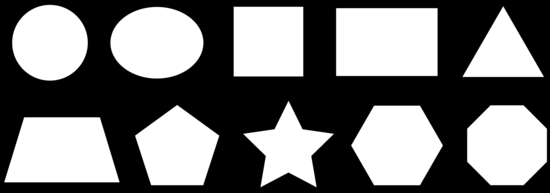
%> input picture imageRepresentation_Description/images.jpg, 550 x 193 px
$ octave --eval "ProShape;"   (GNU Octave 9; MATLAB toolbox functions it lacks are replaced by stand-ins)
%> lines starting %> are read from the running program, lines starting %| are printed output that depends on the picture; in (x1, y1, x2, y2) boxes, pixels count from 0 and x2, y2 are one past the last pixel; in counts of white or black regions, pixels touching at a corner belong together; the program's own positions count from 1
function ProShape()
%% Define
in_shape = (imread('images.jpg'));
%> in_shape is the input picture: size 193x550 uint8; min 0, max 255, mean 118.6
shapeBW = (~im2bw(in_shape));      %negative image %might need to do dilation
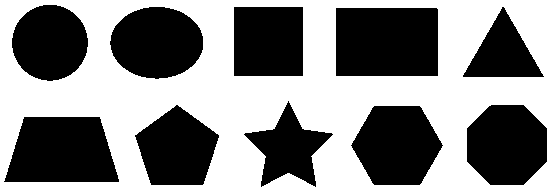
%> shapeBW: size 193x550 logical; 53.6% white; 10 black regions, largest, box (x1, y1, x2, y2) and area: (336, 8, 438, 76) 6935, (4, 117, 119, 182) 6201, (351, 106, 443, 185) 5452
[ob_detect,maxObj] = bwlabel(shapeBW);
%> maxObj = 1
%% Display
imshow(in_shape);
%% Detect
for i=1:maxObj
        img = (ob_detect==i);
        [y x] = find(ob_detect==i);
        [a b] = max(y);
        len = max(x) - min(x)+2;
        breadth = max(y) - min(y)+2;
        midPointY = breadth./2+min(y);
        midPointX = len./2+min(x);
        if x(min(x,2)) == x(b)
            if len-breadth>3
                shape = 'rectangle';
            else
                shape = 'square';
            end
        else
            if len-breadth<3
                if img(max(y),min(x):max(x))== 1
                     shape = 'Triangle';
                else
                     shape = 'Circle';
                end
            elseif len-breadth>3
                    shape = 'Oval';
            end
        end
        text(midPointX-20,midPointY,shape);
end
%> this loop made 1 pass
%> (a, b, len, breadth, midPointY, midPointX, shape) on pass 1: (193, 193, 551, 194, 98, 276.5, 'rectangle')
%> `ProShape;`:
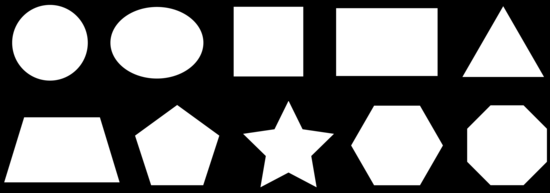
%> figure redrawn from the program's plot data

end

$ run again, with imageRepresentation_Description/2dshape_2d_shape.jpg copied over imageRepresentation_Description/images.jpg
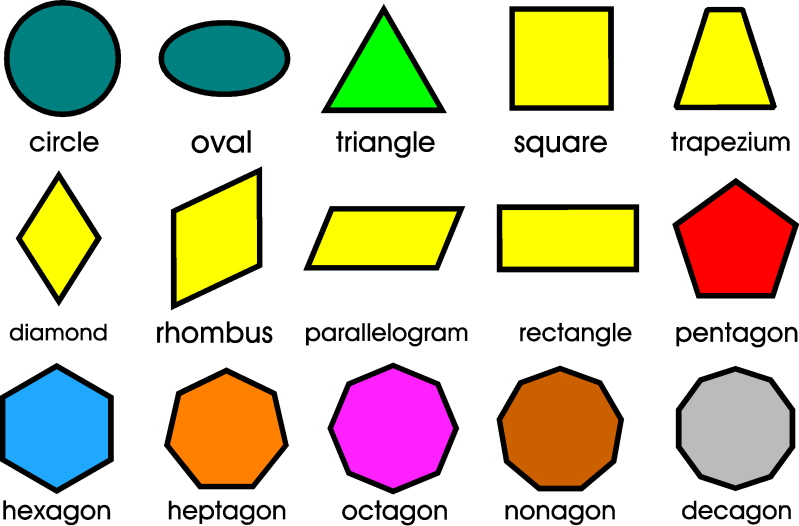
%> input picture imageRepresentation_Description/2dshape_2d_shape.jpg, 799 x 526 px
%> in ProShape, in_shape is the input picture: size 526x799x3 uint8; mean R, G, B 210.3, 204.8, 180.2
%> shapeBW: size 526x799 logical; 20.4% white; 132 white regions (4 under 20 px), largest, box (x1, y1, x2, y2) and area: (327, 363, 459, 494) 12288, (497, 366, 624, 491) 12131, (4, 0, 121, 117) 10750
%> in ProShape, `[ob_detect,maxObj] = bwlabel(shapeBW);`:
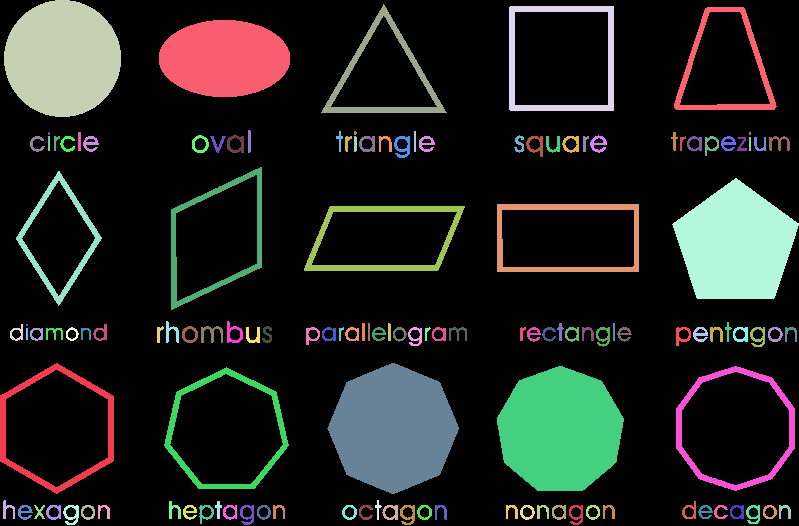
%> ob_detect: size 526x799 double; 133 distinct labels, from 0 to 132; one colour per label, 0 black
%> maxObj = 132
%> the loop in ProShape, `for i=1:maxObj` made 132 passes
%> (y, x, a, b, len, breadth, midPointY, midPointX) on passes 7, 14, 58: ([325; 326; 325; 326], [27; 27; 28; 28], 326, 2, 3, 3, 326.5, 28.5), ([133; 134; 135; 133; 134; 135], [49; 49; 49; 50; 50; 50], 135, 3, 3, 4, 135, 50.5), ([132; 133; 134; 135; 132; 133; 134; 135; 133; 134], [355; 355; 355; 355; 356; 356; 356; 356; 357; 357], 135, 4, 4, 5, 134.5, 357)
%> after the loop in ProShape, `for i=1:maxObj`: shape = 'square'
%> `ProShape;`:
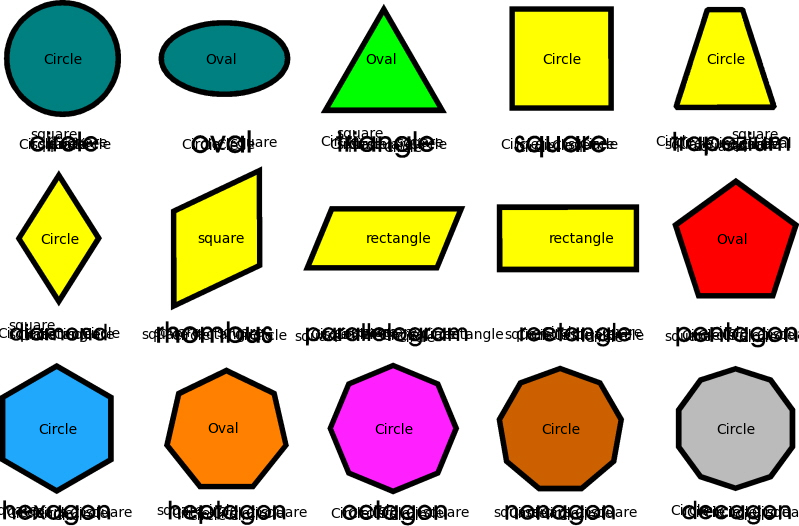
%> figure redrawn from the program's plot data

$ run again, with imageRepresentation_Description/shapes-2.jpg copied over imageRepresentation_Description/images.jpg
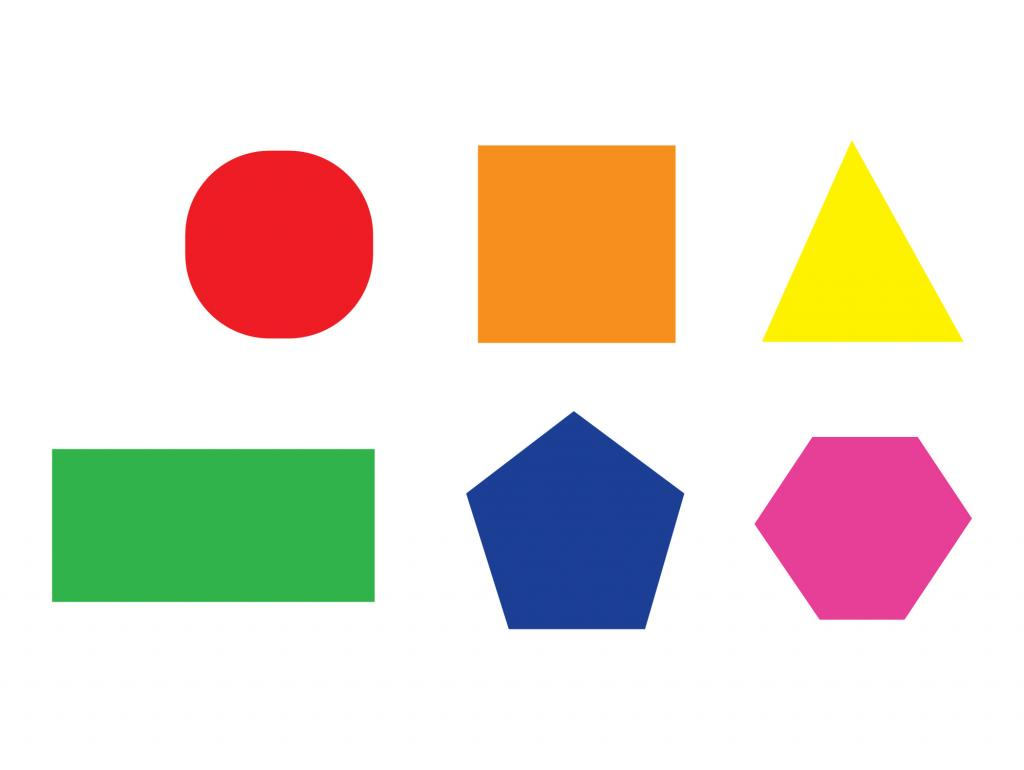
%> input picture imageRepresentation_Description/shapes-2.jpg, 1024 x 770 px
%> in ProShape, in_shape is the input picture: size 770x1024x3 uint8; mean R, G, B 230.4, 220.8, 209.7
%> shapeBW: size 770x1024 logical; 11.6% white; 6 white regions, box (x1, y1, x2, y2) and area: (467, 412, 684, 629) 32920, (186, 151, 373, 338) 28932, (755, 437, 971, 619) 27810, (53, 454, 371, 601) 1194, (56, 450, 374, 601) 471, (53, 451, 371, 454) 320
%> in ProShape, `[ob_detect,maxObj] = bwlabel(shapeBW);`:
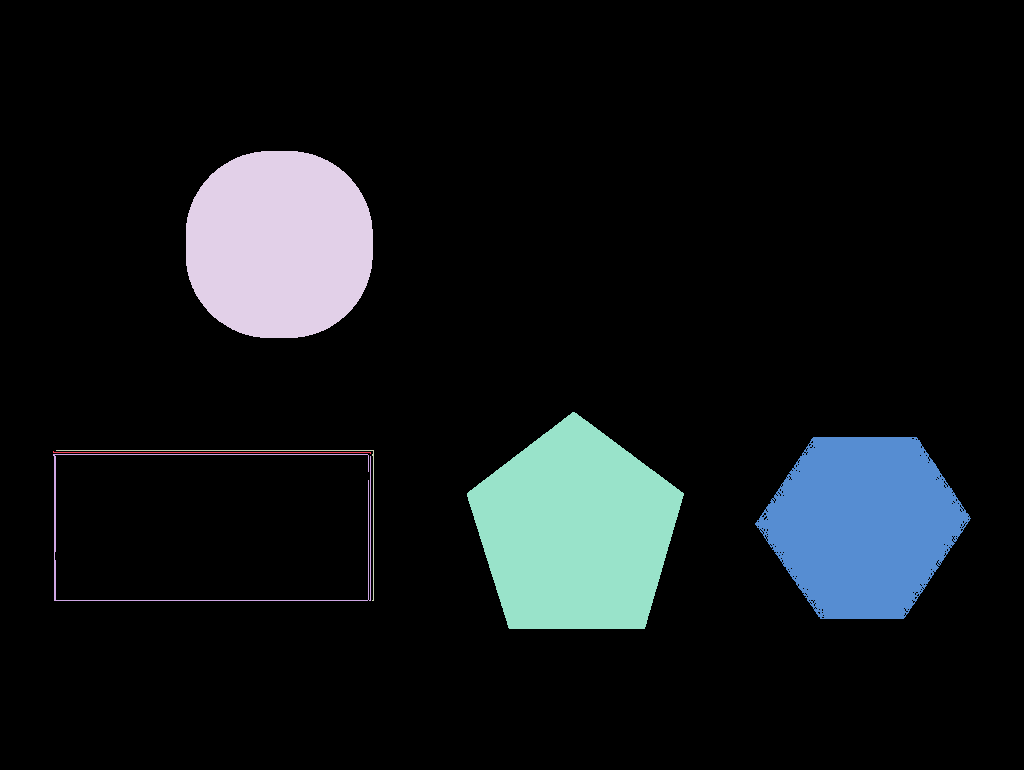
%> ob_detect: size 770x1024 double; 7 distinct labels, from 0 to 6; one colour per label, 0 black
%> maxObj = 6
%> the loop in ProShape, `for i=1:maxObj` made 6 passes
%> (a, b, len, breadth, midPointY, midPointX, shape) on passes 1 to 6: (454, 320, 319, 4, 454, 213.5, 'Oval'), (601, 149, 319, 148, 529, 213.5, 'Oval'), (601, 320, 319, 152, 527, 216.5, 'Oval'), (338, 11061, 188, 188, 246, 281, 'Circle'), (629, 3765, 218, 218, 522, 577, 'Circle'), (619, 6208, 217, 183, 529.5, 864.5, 'Oval')
%> `ProShape;`:
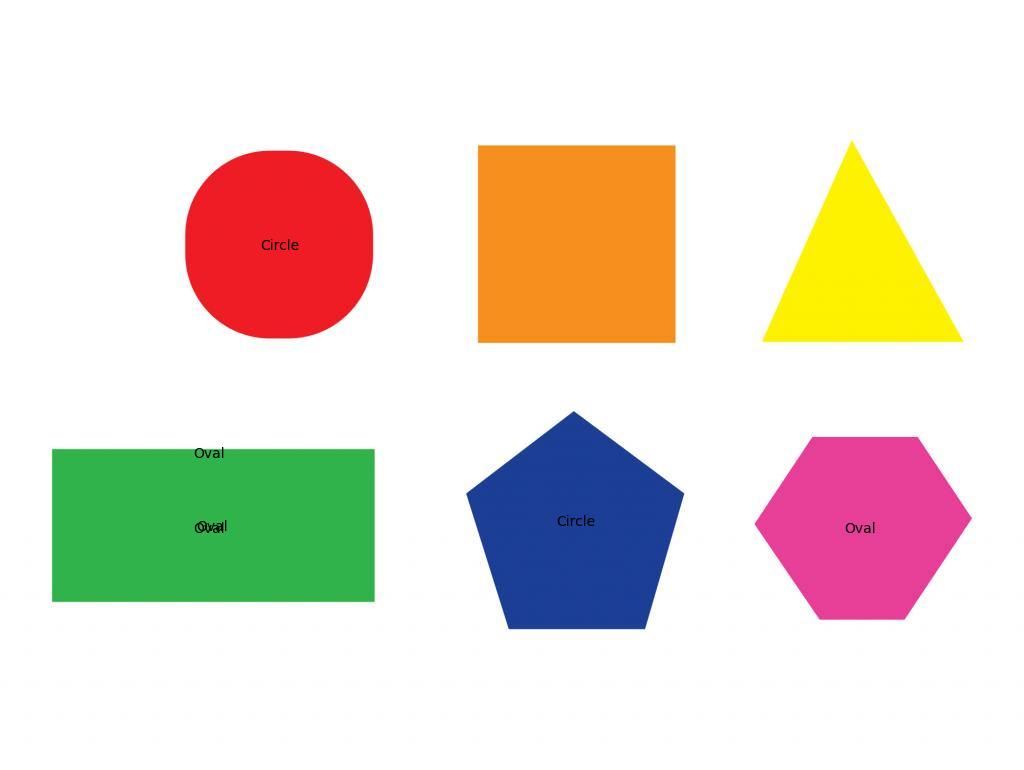
%> figure redrawn from the program's plot data
